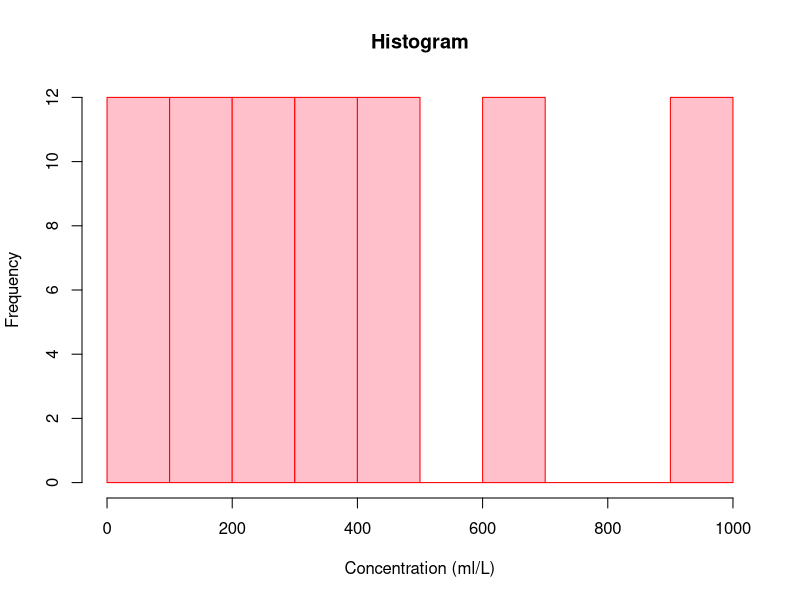
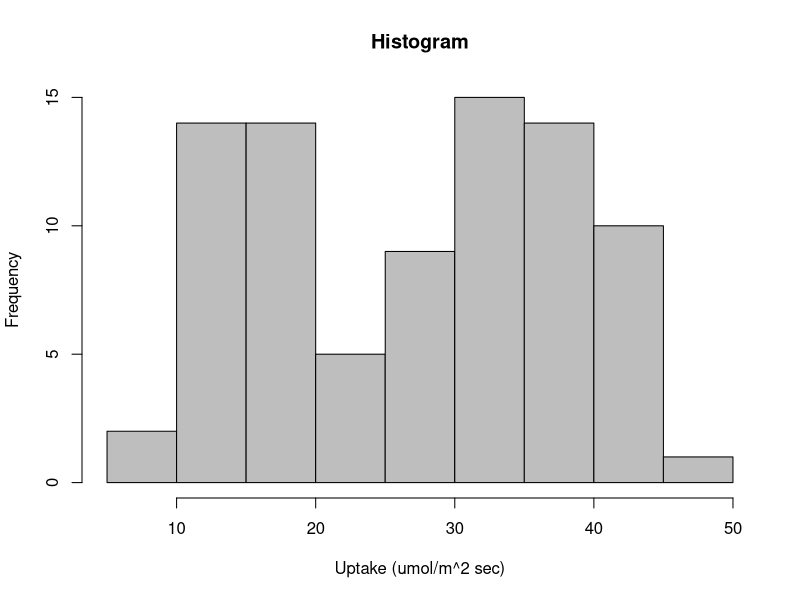
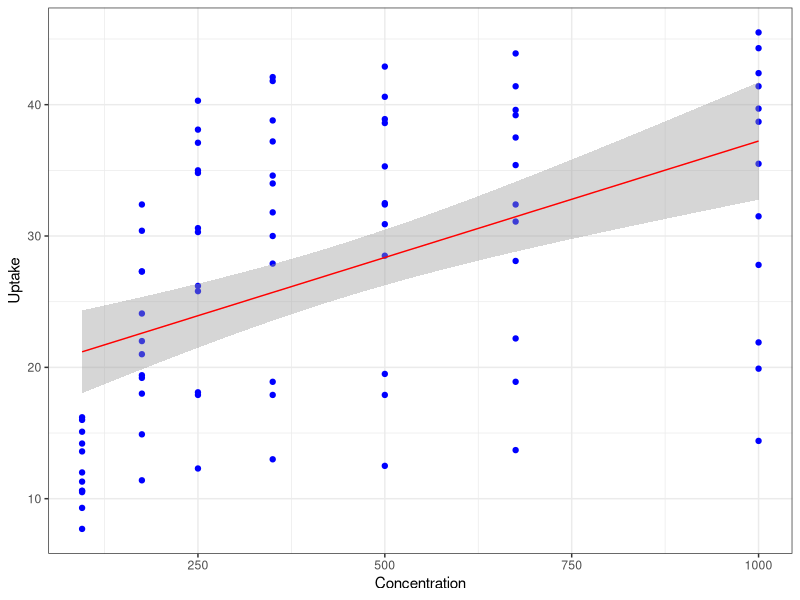

These charts were generated, in order, by the following R code:
#############################################
## Title:  "ANÁLISIS EXPLORATORO DE DATOS" ##
## Author: "DILAN SUÁREZ AGÜERO"           ##
## Date:   "05/05/2022"                    ##
#############################################

##------------------------------------------------------------------------------------

#### INSTALACI??N Y ACTIVACI??NN DE PAQUETES

install.packages("dplyr")
install.packages("corrplot")
install.packages("ggplot2")

library(dplyr)
library(corrplot)
library(ggplot2)

#### IMPORTANDO LA BASE DE DATOS DE R

#Para este ejercicio utilizaremos la base de datos CO2 "Carbon Dioxide Uptake in Grass Plants", correspondiente a un experimento sobre la tolerancia al fr??o de la especie de pasto Echinochloa crus-galli.
  
data("CO2") #Importaci??n de dataset
CO2         #Visualizaci??n parcial en consola
View(CO2)   #Visualizaci??n completa en una nueva ventana

#### UN VISTAZO A LOS DATOS

#Para la obtenci??n de algunos detalles sobre c??mo est???? estructurada la base de datos, utilizaremos la funci??n `glimpse()` contenida dentro del paquete dplyr.
  
#Esta funci??n nos brinda informaci??n sobre:
  
# -El n??mero de filas (observaciones) y columnas (variables) que presenta la base de datos.

# -La naturaleza de los elementos de cada variable (columna): \<*ord*\> , \<*fct*\>, \<*dbl*\>.

# -Contenido de cada variable (columna) en forma de lista.

#Es importante tambi??n identificar la presencia de valores perdidos o "NA values" para que no generen conflictos al momento de realizar an??lisis estad??sticos posteriores, para ello usaremos la funci??n is.na().

glimpse(CO2)
is.na(CO2)

#### AN??LISIS DE VARIABLES CATEG??RICAS

#Para las variables categ??ricas podemos calcular tablas de frecuencia, es decir, ver el n??mero de ocurrencias de cada categor??a de la variable. Esto lo hacemos con la funci??n table().

table(CO2$Plant)
table(CO2$Type)
table(CO2$Treatment)

#### TABLAS DE CONTINGENCIA

#Para poder evaluar la frecuencia de dos variables categ??ricas podemos utilizar tablas de contingencia. Esto lo hacemos con la funci??n prop.table()
#Tablas de contingencia para cada combinaci??n de variables categ??ricas. Valores expresados en porcentajes.

Plant_vs_Type <- prop.table(table(CO2$Plant, CO2$Type),2)*100
Plant_vs_Type
Type_vs_Treatment <- prop.table(table(CO2$Type, CO2$Treatment),2)*100
Type_vs_Treatment
Plant_vs_Treatment <- prop.table(table(CO2$Plant, CO2$Treatment),2)*100
Plant_vs_Treatment

### AN??LISIS DE VARIABLES NUM??RICAS

#Para calcular los estad??sticos descriptivos de las variables num??ricas utilizaremos la funci??n summary(). Esta funci??n de puede aplicar a toda la base de datos o solo a variables espec??ficas dentro de mi base de datos. Los valores que nos brinda son:
  
# -Valor m??nimo

# -Valor del 1er cuartil

# -Mediana

# -Promedio

# -Valor del 3er cuartil

# -Valor m??ximo

summary(CO2$conc)
summary(CO2$uptake)

#### VISUALIZACI??N DE DATOS NUM??RICOS

#Una forma ??til de explorar la distribuci??n de los datos en variables num??ricas es con histogramas. Estos podemos hacerlos con el comando hist(), donde ponemos como argumento el nombre de la tabla seguido de $ y el nombre de la variable que deseamos graficar.

hist(CO2$conc, col = "pink", border = "red", xlab ="Concentration (ml/L)", main = "Histogram")
hist(CO2$uptake, col = "gray", border ="black", xlab ="Uptake (umol/m^2 sec)", main = "Histogram")

#### CORRELACIONES

#Una correlaci??n mide la relaci??n lineal entre dos variables. De esta manera podemos establecer si una variable est???? influenciada por otra de forma positiva o negativa.

#El resultado de este an??lisis es un coeficiente que va de -1 a 1

# -R = 1, la relaci??n es positiva perfecta

# -0 \< R \< 1 la relaci??n es positiva

# -R = 0 no hay relaci??n lineal

# - -1 \< R \< 0 la relaci??n es negativa

# -R = -1 la relaci??n es negativa perfecta

#C??lculo del coeficiente de correlaci??n para las dos variables num??ricas

cor(CO2$conc, CO2$uptake)

#Creaci??n de una tabla que solo contenga las dos variables num??ricas de la base de datos CO2

cor <- data.frame(Concentration = CO2$conc, Uptake = CO2$uptake)
cor

#Creaci??n de gr??fica con ggplot2

ggplot(cor, mapping = aes(x = Concentration, y = Uptake)) +
  geom_point(color="blue", size = 1.5) +
  labs(x = "Concentration" , y = "Uptake") +
  geom_smooth(method = "lm", se = TRUE, color = "red", lwd = 0.5) +
  theme(axis.line = element_line(colour = "black"), 
        panel.grid.major = element_blank(), 
        panel.grid.minor = element_blank(), 
        panel.border = element_blank(), 
        panel.background = element_blank()) +
  theme_bw() + theme(plot.title = element_text(hjust = 0.5)) 
